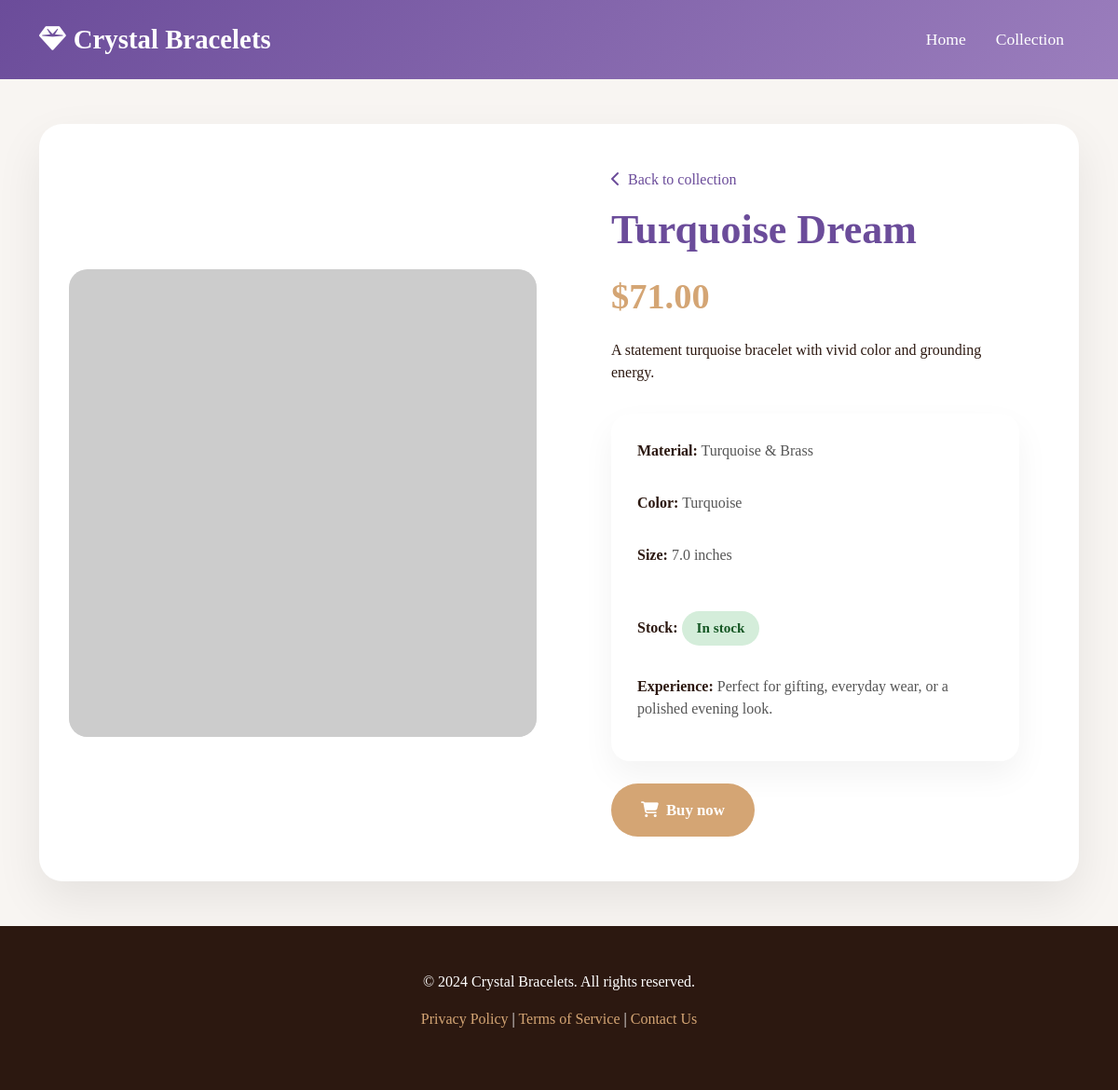
The app's page /bracelets/8/ with its own data.
### bracelets/models.py (models this page shows, shortened)
class Bracelet(models.Model):
    name = models.CharField(max_length=200)
    description = models.TextField()
    price = models.DecimalField(max_digits=10, decimal_places=2)
    material = models.CharField(max_length=100)
    color = models.CharField(max_length=50)
    size = models.CharField(max_length=50)
    stock = models.IntegerField(default=0)
    image = models.ImageField(upload_to='bracelets/', blank=True, null=True)
    image_url = models.URLField(blank=True)
    created_at = models.DateTimeField(auto_now_add=True)
    updated_at = models.DateTimeField(auto_now=True)
    class Meta:
        ordering = ['-created_at']

### bracelets/views.py (the view)
# urls.py: path('<int:pk>/', bracelet_detail, name='bracelet_detail'),
def bracelet_detail(request, pk):
    bracelet = get_object_or_404(Bracelet, pk=pk)
    bracelet.local_image = bracelet_image_map.get(bracelet.name)
    return render(request, 'bracelets/bracelet_detail.html', {'bracelet': bracelet})

### bracelets/templates/bracelets/bracelet_detail.html (shortened to what this page needs)
<!DOCTYPE html>
<html lang="en">
{% load static %}
<head>
    <link href="https://cdn.jsdelivr.net/npm/bootstrap@5.3.0/dist/css/bootstrap.min.css" rel="stylesheet">
    <link rel="stylesheet" href="https://cdnjs.cloudflare.com/ajax/libs/font-awesome/6.4.0/css/all.min.css">
</head>
<body>
    <nav class="navbar navbar-expand-lg">
        <div class="container">
            <a class="navbar-brand" href="/">
                <i class="fas fa-gem me-2"></i>Crystal Bracelets
            </a>
            <div class="collapse navbar-collapse" id="navbarNav">
                <ul class="navbar-nav ms-auto">
                    <li class="nav-item">
                        <a class="nav-link" href="/">Home</a>
                    </li>
                    <li class="nav-item">
                        <a class="nav-link" href="/bracelets/">Collection</a>
                    </li>
                </ul>
            </div>
        </div>
    </nav>
    <section class="container">
        <div class="hero-card">
            <div class="row g-5 align-items-center">
                <div class="col-lg-6">
                    <div class="product-image">
                        {% if bracelet.local_image %}
                            <img src="{% static bracelet.local_image %}" alt="{{ bracelet.name }}" loading="lazy" onerror="this.onerror=null;this.src='https://via.placeholder.com/900x900?text=Bracelet'">
                        {% elif bracelet.image_url %}
                            <img src="{{ bracelet.image_url }}" alt="{{ bracelet.name }}" loading="lazy" onerror="this.onerror=null;this.src='https://via.placeholder.com/900x900?text=Bracelet'">
                        {% elif bracelet.image %}
                            <img src="{{ bracelet.image.url }}" alt="{{ bracelet.name }}" loading="lazy" onerror="this.onerror=null;this.src='https://via.placeholder.com/900x900?text=Bracelet'">
                        {% else %}
                            <img src="https://images.unsplash.com/photo-1611591437281-460bfbe1220a?w=1200" alt="{{ bracelet.name }}" loading="lazy" onerror="this.onerror=null;this.src='https://via.placeholder.com/900x900?text=Bracelet'">
                        {% endif %}
                    </div>
                </div>
                <div class="col-lg-6">
                    <div class="product-info">
                        <a href="/bracelets/" class="back-link mb-3 d-inline-block"><i class="fas fa-chevron-left me-2"></i>Back to collection</a>
                        <h1 class="product-title">{{ bracelet.name }}</h1>
                        <div class="product-price">${{ bracelet.price }}</div>
                        <div class="product-description mb-4">{{ bracelet.description }}</div>
                        <div class="detail-panel">
                            <div class="row gy-3">
                                <div class="col-12 product-feature">
                                    <span class="detail-label">Material:</span>
                                    <span class="detail-value">{{ bracelet.material }}</span>
                                </div>
                                <div class="col-12 product-feature">
                                    <span class="detail-label">Color:</span>
                                    <span class="detail-value">{{ bracelet.color }}</span>
                                </div>
                                <div class="col-12 product-feature">
                                    <span class="detail-label">Size:</span>
                                    <span class="detail-value">{{ bracelet.size }}</span>
                                </div>
                                <div class="col-12 product-feature">
                                    <span class="detail-label">Stock:</span>
                                    {% if bracelet.stock > 10 %}
                                        <span class="stock-status" style="background:#d4edda;color:#155724;">In stock</span>
                                    {% elif bracelet.stock > 0 %}
                                        <span class="stock-status" style="background:#fff3cd;color:#856404;">Limited stock</span>
                                    {% else %}
                                        <span class="stock-status" style="background:#f8d7da;color:#721c24;">Sold out</span>
                                    {% endif %}
                                </div>
                                <div class="col-12 product-feature">
                                    <span class="detail-label">Experience:</span>
                                    <span class="detail-value">Perfect for gifting, everyday wear, or a polished evening look.</span>
                                </div>
                            </div>
                        </div>
                        <a href="mailto:orders@crystalbracelets.com?subject=Order%20{{ bracelet.name|urlencode }}&body=I%20would%20like%20to%20buy%20the%20{{ bracelet.name }}%20bracelet.%20Please%20send%20me%20the%20purchase%20details." class="btn btn-buy mt-4">
                            <i class="fas fa-shopping-cart me-2"></i>Buy now
                        </a>
                    </div>
                </div>
            </div>
        </div>
    </section>
    <footer class="footer">
        <div class="container">
            <p>&copy; 2024 Crystal Bracelets. All rights reserved.</p>
            <p>
                <a href="#">Privacy Policy</a> |
                <a href="#">Terms of Service</a> |
                <a href="#">Contact Us</a>
            </p>
        </div>
    </footer>
</body>
</html>

### bracelets/templates/bracelets/bracelet_detail.html (style rules this page uses)
:root { --primary-color: #6b4c9a; --secondary-color: #9b7ebd; --accent-color: #d4a574; --dark-color: #2c1810; --light-color: #f8f5f2; }
body { font-family: 'Georgia', serif; background-color: var(--light-color); color: #2c1810; }
.navbar { background: linear-gradient(135deg, var(--primary-color), var(--secondary-color)); padding: 1rem 0; }
.navbar-brand { font-size: 1.8rem; font-weight: bold; color: white !important; }
.nav-link { color: white !important; font-size: 1.1rem; margin: 0 0.5rem; }
.hero-card { background: white; border-radius: 25px; padding: 2rem; margin-top: 3rem; box-shadow: 0 20px 50px rgba(0,0,0,0.08); }
.product-image { border-radius: 20px; overflow: hidden; height: 100%; min-height: 420px; background: linear-gradient(135deg, #f5f5f5, #e0e0e0); }
.product-image img { width: 100%; height: 100%; object-fit: cover; }
.product-info { padding: 1rem 2rem; }
.product-title { color: var(--primary-color); font-size: 2.75rem; font-weight: bold; margin-bottom: 1rem; }
.product-price { font-size: 2.4rem; font-weight: bold; color: var(--accent-color); margin-bottom: 1rem; }
.detail-label { font-weight: 700; color: var(--dark-color); }
.detail-value { color: #555; }
.stock-status { display: inline-block; padding: 0.45rem 1rem; border-radius: 999px; margin-top: 1rem; font-weight: 700; font-size: 0.95rem; }
.detail-panel { background: #fff; border-radius: 20px; padding: 1.75rem; margin-top: 2rem; box-shadow: 0 15px 35px rgba(0,0,0,0.05); }
.btn-buy { border-radius: 50px; background: var(--accent-color); color: white; padding: 1rem 2rem; font-size: 1.05rem; font-weight: 700; border: none; }
.product-feature { margin-bottom: 1rem; }
.back-link { color: var(--primary-color); text-decoration: none; }
.footer { background: var(--dark-color); color: white; padding: 3rem 2rem; text-align: center; margin-top: 3rem; }
.footer a { color: var(--accent-color); text-decoration: none; }

### records on screen
Bracelet: name "Turquoise Dream", price "71.00", description "A statement turquoise bracelet with vivid color and grounding energy.", material "Turquoise & Brass", color "Turquoise", size "7.0 inches"
